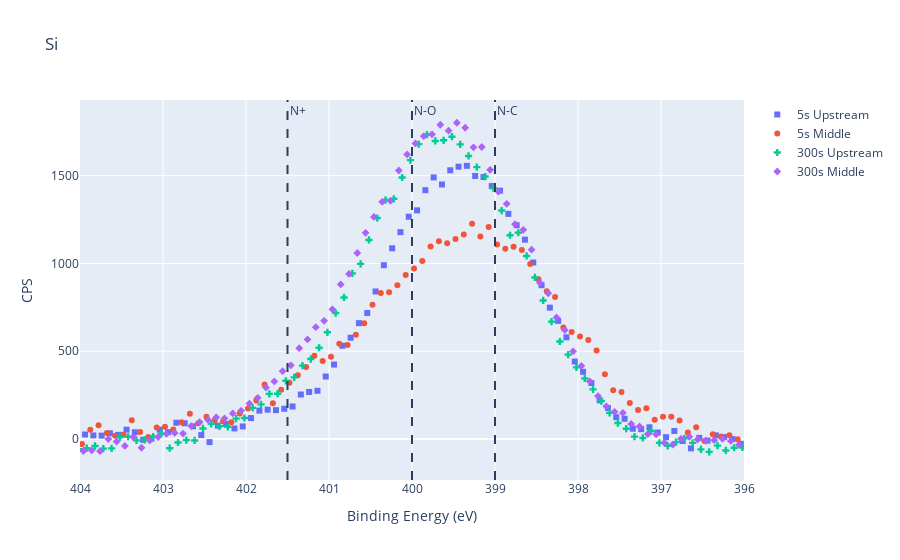

Notebook source saved alongside this figure:
### Markdown cell above
## Si

### Code cell
FolderTR="C:/Users/quadrell/OneDrive - Lancaster University/PhD Project/Data/XPS/0003_020321_AQ"
FileXPS="N1sSi" #Name of the file with XPS Data produced by CasaXPS Sav TAB Ascii
DataPerSpectrum=209 #number of rows of each spectrum including the headers
HeaderColumns=8 #number of columns comprising the headers
NumericDataPerSpectrum=DataPerSpectrum-HeaderColumns #number of rows with the numeric data

#Read the XPS data and assign them to a pandas dataframe
XPSSi=ReadXPSData(FolderTR, FileXPS, DataPerSpectrum, HeaderColumns)

#number of spectra composing the dataset
NumberOfSpectra=(XPSSi.shape[0]//NumericDataPerSpectrum)

x_len=XPSSi.shape[0]//NumberOfSpectra

XPSSi=RemoveLinearBackgorund(XPSSi, Points=50, NumberOfSpectra=NumberOfSpectra)



fig = go.Figure()



for i in range (0, NumberOfSpectra):
    fig.add_trace(go.Scatter(mode='markers', marker_symbol=symbol[i], x=XPSSi["Binding Energy"].values.reshape(NumberOfSpectra,x_len)[i], y=XPSSi["CPS"].values.reshape(NumberOfSpectra,x_len)[i], name=names[i]))
    
fig.add_vline(x=399, line_dash="dash", annotation_text="N-C")
fig.add_vline(x=400, line_dash="dash",annotation_text="N-O")
fig.add_vline(x=401.5, line_dash="dash", annotation_text="N+")

fig.update_layout(title="Si", xaxis_title='Binding Energy (eV)', yaxis_title='CPS',xaxis_range=(404,396))
    
fig.write_html(FolderTR+"/"+"Si"+".html")
fig.write_image(FolderTR+"/"+"Si"+".svg")

fig.show()

### Figure 1 — Plotly figure (JSON) as saved in the notebook; plotly's stock layout.template omitted (floating-point values rounded to 4 significant figures; data arrays with more than 128 entries replaced by an {"elided": "..."} marker saying what was removed)
{"data": [{"marker": {"symbol": "square"}, "mode": "markers", "name": "5s Upstream", "type": "scatter", "x": {"elided": "201 float values"}, "y": {"elided": "201 float values"}}, {"marker": {"symbol": "circle"}, "mode": "markers", "name": "5s Middle", "type": "scatter", "x": {"elided": "201 float values"}, "y": {"elided": "201 float values"}}, {"marker": {"symbol": "cross"}, "mode": "markers", "name": "300s Upstream", "type": "scatter", "x": {"elided": "201 float values"}, "y": {"elided": "201 float values"}}, {"marker": {"symbol": "diamond"}, "mode": "markers", "name": "300s Middle", "type": "scatter", "x": {"elided": "201 float values"}, "y": {"elided": "201 float values"}}], "layout": {"annotations": [{"showarrow": false, "text": "N-C", "x": 399, "xanchor": "left", "xref": "x", "y": 1, "yanchor": "top", "yref": "y domain"}, {"showarrow": false, "text": "N-O", "x": 400, "xanchor": "left", "xref": "x", "y": 1, "yanchor": "top", "yref": "y domain"}, {"showarrow": false, "text": "N+", "x": 401.5, "xanchor": "left", "xref": "x", "y": 1, "yanchor": "top", "yref": "y domain"}], "shapes": [{"line": {"dash": "dash"}, "type": "line", "x0": 399, "x1": 399, "xref": "x", "y0": 0, "y1": 1, "yref": "y domain"}, {"line": {"dash": "dash"}, "type": "line", "x0": 400, "x1": 400, "xref": "x", "y0": 0, "y1": 1, "yref": "y domain"}, {"line": {"dash": "dash"}, "type": "line", "x0": 401.5, "x1": 401.5, "xref": "x", "y0": 0, "y1": 1, "yref": "y domain"}], "title": {"text": "Si"}, "xaxis": {"range": [404, 396], "title": {"text": "Binding Energy (eV)"}}, "yaxis": {"title": {"text": "CPS"}}}}
